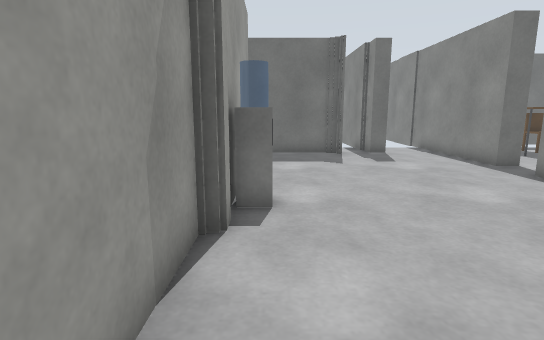
[1] (above)

15 first-person views from a walk through a robot-simulator world made for Gazebo. The camera is 0.9 m above the floor, tilts 10° down and sees 80° across. The floor is counted in squares, 0.5 m on a side. Each view is taken from the middle of a square. On the plan, view 1 faces up. The plan holds only what a view shows up to about 17 squares ahead; the rest is blank. The place goes on beyond the plan. Simple shapes stand in for some stock models.

[2]
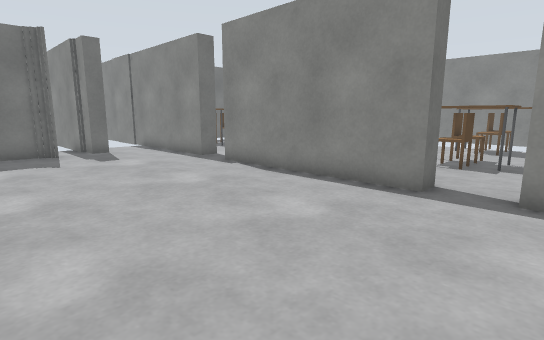

[3]
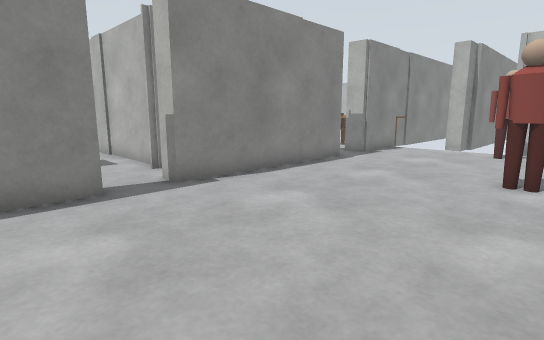

[4]
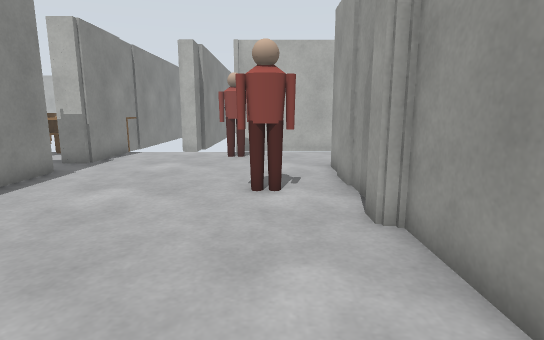

[5]
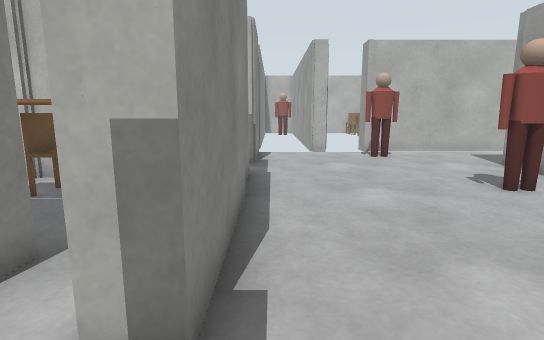

[6]
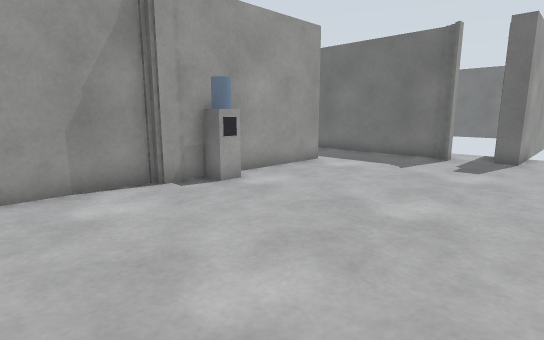

[7]
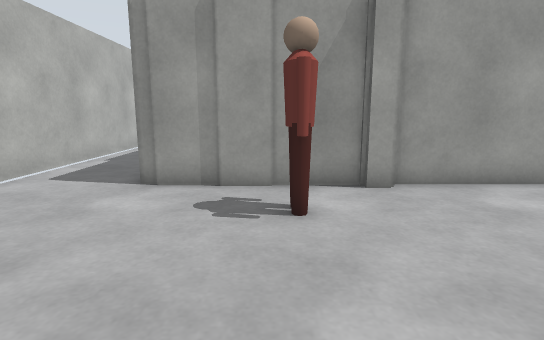

[8]
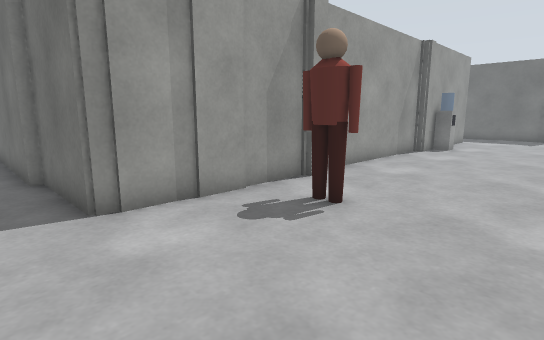

[9]
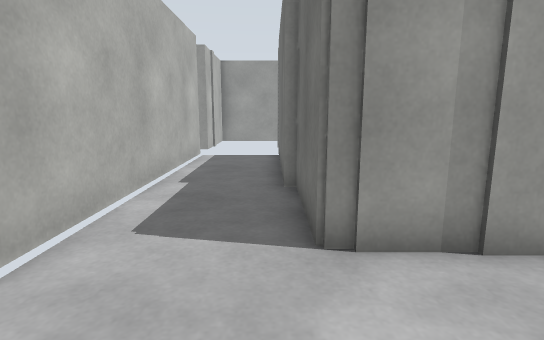

[10]
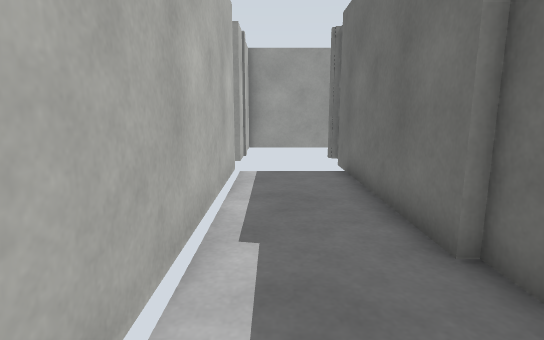

[11]
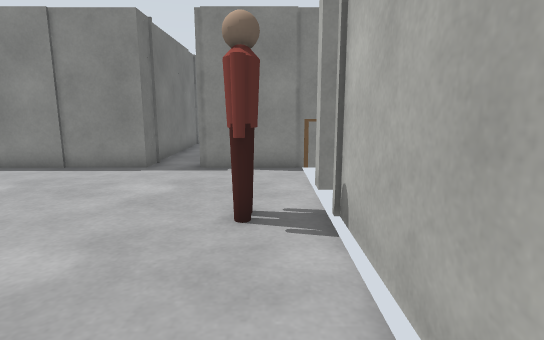

[12]
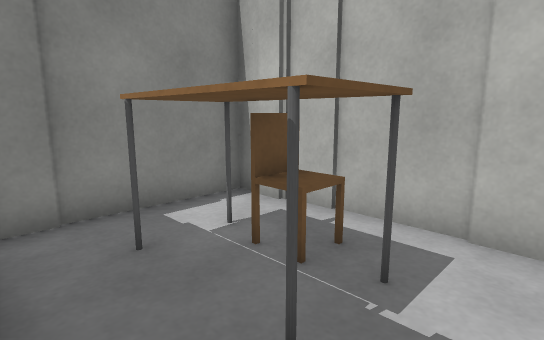

[13]
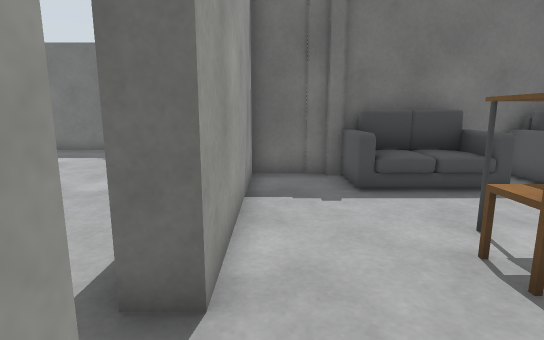

[14]
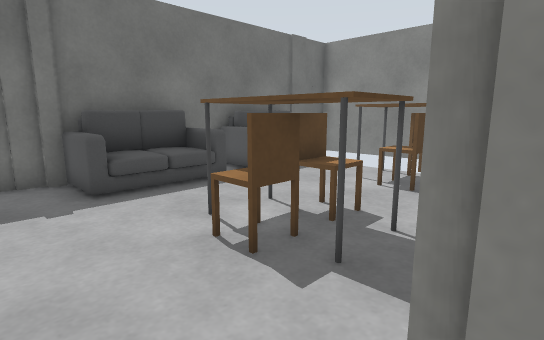

[15]
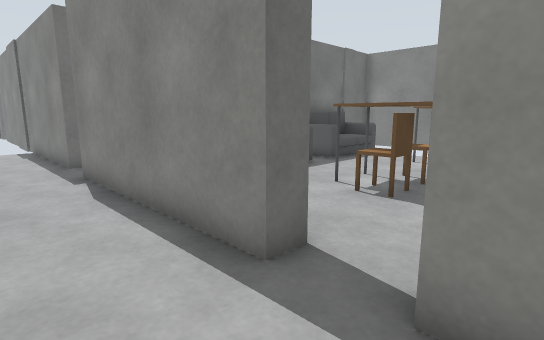

### Floor plan
Points are (right, up) in squares from view 1. A wall is a line through its corners. A room is listed if a view was taken in it or the views show most of it. See-through windows are left out.
Room 1 (views 1, 2, 3, 4, 5, 6, 7, 8, 9, 10, 11, 15)
walls: (-0.7, -3) (-0.7, -3.8); (-1.1, -3.8) (-1.1, -6); (8.4, 1.7) (7.6, 1.7) (7.6, 9.2); (-1.1, 4.7) (-1.1, -3); (-0.7, 5.4) (-0.7, 4.7); (-0.9, -5.9) (-0.9, -7.4); (-1.1, -7.2) (-1.1, -9.4) (-4.9, -9.4); (8.8, -7.7) (7.6, -7.7) (7.6, -0.1) (8.5, -0.1); (-0.9, 11.5) (-0.9, 5.2); (8.6, 11) (7.6, 11) (7.6, 18.9); (-4.8, -9.7) (-12, -9.7); (4.5, -13.2) (5.2, -13.2); (3.1, 14.8) (3.1, 14.2); (2.8, 14.8) (-0.4, 14.8); (7.6, -15.5) (7.6, -9.6) (8.6, -9.6); (5.2, 17.9) (5.2, 14.8) (4.5, 14.8) (4.5, 15.9); (-11.5, -13.2) (2.7, -13.2)
ways out: opening at (-1, 13); opening at (8, -10.5); opening at (8, 0.5); opening at (8.5, 10)
objects: other object (0, 6) to (0, 7); person (1, -6) to (2, -5); person (2, -12) to (3, -11)
Room 2 (views 12, 13, 14)
walls: (10, -2) (10, -0.5); (9.2, -7.1) (13.5, -7.1); (13.4, -6.9) (15, -6.9) (15, -2.4)
ways out: opening at (9, -1.5)
objects: table (10, -5) to (13, -4); chair (11, -6) to (12, -5)

Positions as (right, up) in squares from view 1, and headings:
1: (0, 0), facing up
2: (0, -1), facing up-right
3: (0, 4), facing down-right
4: (1, 2), facing down
5: (7, 2), facing down
6: (7, 1), facing up-left
7: (7, -6), facing left
8: (5, -11), facing up-left
9: (3, -10), facing left
10: (-1, -12), facing left
11: (-3, -12), facing right
12: (9, -2), facing down-right
13: (9, -1), facing up
14: (9, -1), facing up-right
15: (5, -1), facing up-right
